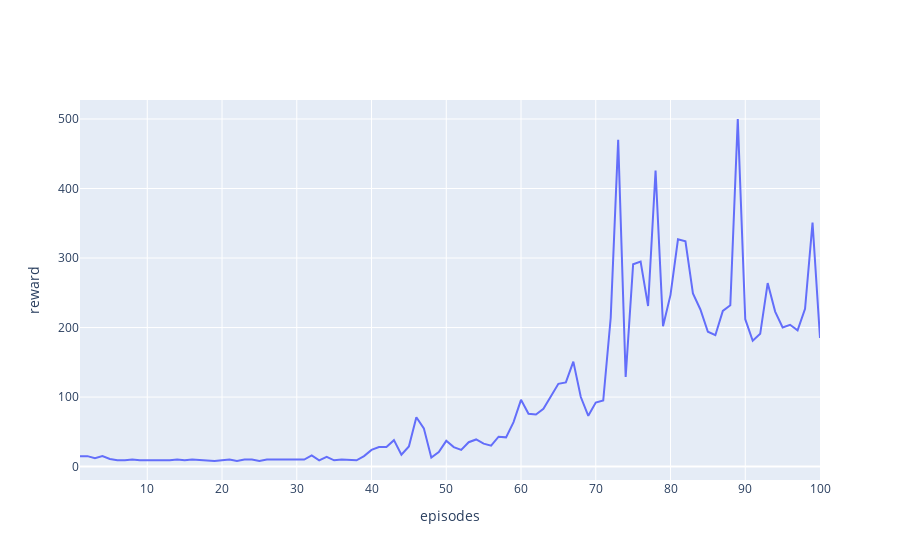

This figure's notebook cell:
### Code cell
env = gym.make('CartPole-v1')
DQL=deep_Q_learning(episodes=100, max_memory_size=2000, discount=0.95, epsilon_start=1.0,epsilon_min=0.001,
        epsilon_decay=0.7,batch_size=20,state_size=env.observation_space.shape[0],
                 action_size=env.action_space.n)



def runDeepQLearning(env,DQL):
    for e in range(DQL.episodes):
        state = env.reset().reshape(1,4)
        done = False
        i = 0
        while not done:
            action=DQL.forward_step(state)
            next_state, reward, done, _ = env.step(action)
            next_state = np.reshape(next_state, [1,4])
            DQL.add_to_memory(state, action, reward, next_state, done)
            state = next_state
            i += 1
            if DQL.get_memory_size() >= DQL.batch_size: 
                minibatch = random.sample(DQL.memory,DQL.batch_size)
                batch_state = np.zeros((DQL.batch_size, DQL.state_size))
                batch_next_state = np.zeros((DQL.batch_size, DQL.state_size))
                batch_action, batch_reward, batch_done = [], [], []
                for k in range(DQL.batch_size):
                    batch_state[k] = minibatch[k][0]
                    batch_action.append(minibatch[k][1])
                    batch_reward.append(minibatch[k][2])
                    batch_next_state[k] = minibatch[k][3]
                    batch_done.append(minibatch[k][4])

                target = DQL.predict(batch_state)
                target_next = DQL.predict(batch_next_state)

                for k in range(DQL.batch_size):
                    if batch_done[k]:
                        target[k][batch_action[k]] = batch_reward[k]
                    else:
                        target[k][batch_action[k]] = batch_reward[k] + DQL.discount * np.amax(target_next[k])

                DQL.fit(batch_state, target)

        DQL.add_episode_reward(i)
        DQL.decrease_epsilon()

        

runDeepQLearning(env,DQL)
DQL.plot_reward()

### Figure 1 — Plotly figure (JSON) as saved in the notebook; plotly's stock layout.template omitted (floating-point values rounded to 4 significant figures)
{"data": [{"type": "scatter", "x": [1, 2, 3, 4, 5, 6, 7, 8, 9, 10, 11, 12, 13, 14, 15, 16, 17, 18, 19, 20, 21, 22, 23, 24, 25, 26, 27, 28, 29, 30, 31, 32, 33, 34, 35, 36, 37, 38, 39, 40, 41, 42, 43, 44, 45, 46, 47, 48, 49, 50, 51, 52, 53, 54, 55, 56, 57, 58, 59, 60, 61, 62, 63, 64, 65, 66, 67, 68, 69, 70, 71, 72, 73, 74, 75, 76, 77, 78, 79, 80, 81, 82, 83, 84, 85, 86, 87, 88, 89, 90, 91, 92, 93, 94, 95, 96, 97, 98, 99, 100], "y": [15, 15, 12, 15, 11, 9, 9, 10, 9, 9, 9, 8, 9, 10, 9, 10, 9, 9, 8, 9, 10, 8, 10, 10, 8, 10, 10, 9, 9, 9, 10, 16, 9, 14, 9, 10, 10, 9, 15, 24, 28, 28, 38, 17, 29, 71, 55, 13, 21, 37, 28, 24, 35, 39, 33, 30, 43, 42, 64, 96, 76, 75, 83, 101, 119, 121, 151, 100, 73, 92, 95, 214, 470, 129, 291, 295, 231, 426, 202, 247, 327, 324, 249, 226, 194, 189, 224, 232, 500, 212, 181, 191, 264, 223, 200, 204, 196, 227, 351, 185]}], "layout": {"xaxis": {"title": {"text": "episodes"}}, "yaxis": {"title": {"text": "reward"}}}}
